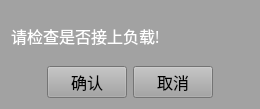
<?xml version="1.0" encoding="UTF-8"?>
<ui version="4.0">
 <class>AmplifierWidget</class>
 <widget class="QWidget" name="AmplifierWidget">
  <property name="geometry">
   <rect>
    <x>0</x>
    <y>0</y>
    <width>260</width>
    <height>109</height>
   </rect>
  </property>
  <property name="windowTitle">
   <string>Form</string>
  </property>
  <property name="styleSheet">
   <string notr="true">background:rgb(162, 162, 162);</string>
  </property>
  <layout class="QVBoxLayout" name="verticalLayout">
   <item>
    <widget class="QLabel" name="label">
     <property name="font">
      <font>
       <family>微软雅黑</family>
       <pointsize>12</pointsize>
       <weight>50</weight>
       <bold>false</bold>
      </font>
     </property>
     <property name="styleSheet">
      <string notr="true">color:rgb(255, 255, 255);</string>
     </property>
     <property name="text">
      <string>请检查是否接上负载!</string>
     </property>
    </widget>
   </item>
   <item>
    <layout class="QHBoxLayout" name="horizontalLayout">
     <item>
      <spacer name="horizontalSpacer">
       <property name="orientation">
        <enum>Qt::Horizontal</enum>
       </property>
       <property name="sizeHint" stdset="0">
        <size>
         <width>40</width>
         <height>20</height>
        </size>
       </property>
      </spacer>
     </item>
     <item>
      <widget class="QPushButton" name="okBtn">
       <property name="font">
        <font>
         <family>微软雅黑</family>
         <pointsize>12</pointsize>
         <weight>50</weight>
         <bold>false</bold>
        </font>
       </property>
       <property name="text">
        <string>确认</string>
       </property>
      </widget>
     </item>
     <item>
      <widget class="QPushButton" name="cancelBtn">
       <property name="font">
        <font>
         <family>微软雅黑</family>
         <pointsize>12</pointsize>
         <weight>50</weight>
         <bold>false</bold>
        </font>
       </property>
       <property name="text">
        <string>取消</string>
       </property>
      </widget>
     </item>
     <item>
      <spacer name="horizontalSpacer_2">
       <property name="orientation">
        <enum>Qt::Horizontal</enum>
       </property>
       <property name="sizeHint" stdset="0">
        <size>
         <width>40</width>
         <height>20</height>
        </size>
       </property>
      </spacer>
     </item>
    </layout>
   </item>
  </layout>
 </widget>
 <resources/>
 <connections/>
</ui>
